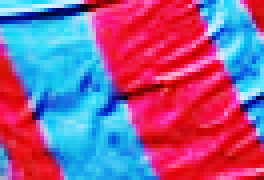
%> input picture practica1/model.jpg, 66 x 45 px (shown 4 times larger)
$ octave --eval "result = subimage_is_blaugrana(imread('model.jpg'));"   (GNU Octave 9; MATLAB toolbox functions it lacks are replaced by stand-ins)
%> lines starting %> are read from the running program, lines starting %| are printed output that depends on the picture
function [score] = subimage_is_blaugrana(im)

im = histeq(im);
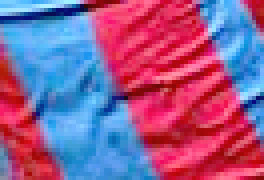
%> im: size 45x66x3 uint8 (shown 4 times larger); mean R, G, B 147.5, 93.7, 144.8
nbins = 3;
k = 9;

h_red = imhist(im(:,:,1),nbins);
%> h_red = [476; 1447; 1047]
h_green = imhist(im(:,:,2),nbins);
%> h_green = [1136; 1750; 84]
h_blue = imhist(im(:,:,3),nbins);
%> h_blue = [485; 1398; 1087]

r = h_red(end);
%> r = 1047
g = h_green(end);
%> g = 84
b = h_blue(end);
%> b = 1087

if min(r,b) > k*g && abs(1-r/b) < 0.5
    score = min(r,b)/(g+5);
%> score = 11.76
    if score > 5
        score = score * 3;
%> score = 35.29
    end
else
    score = 0;
end

end
